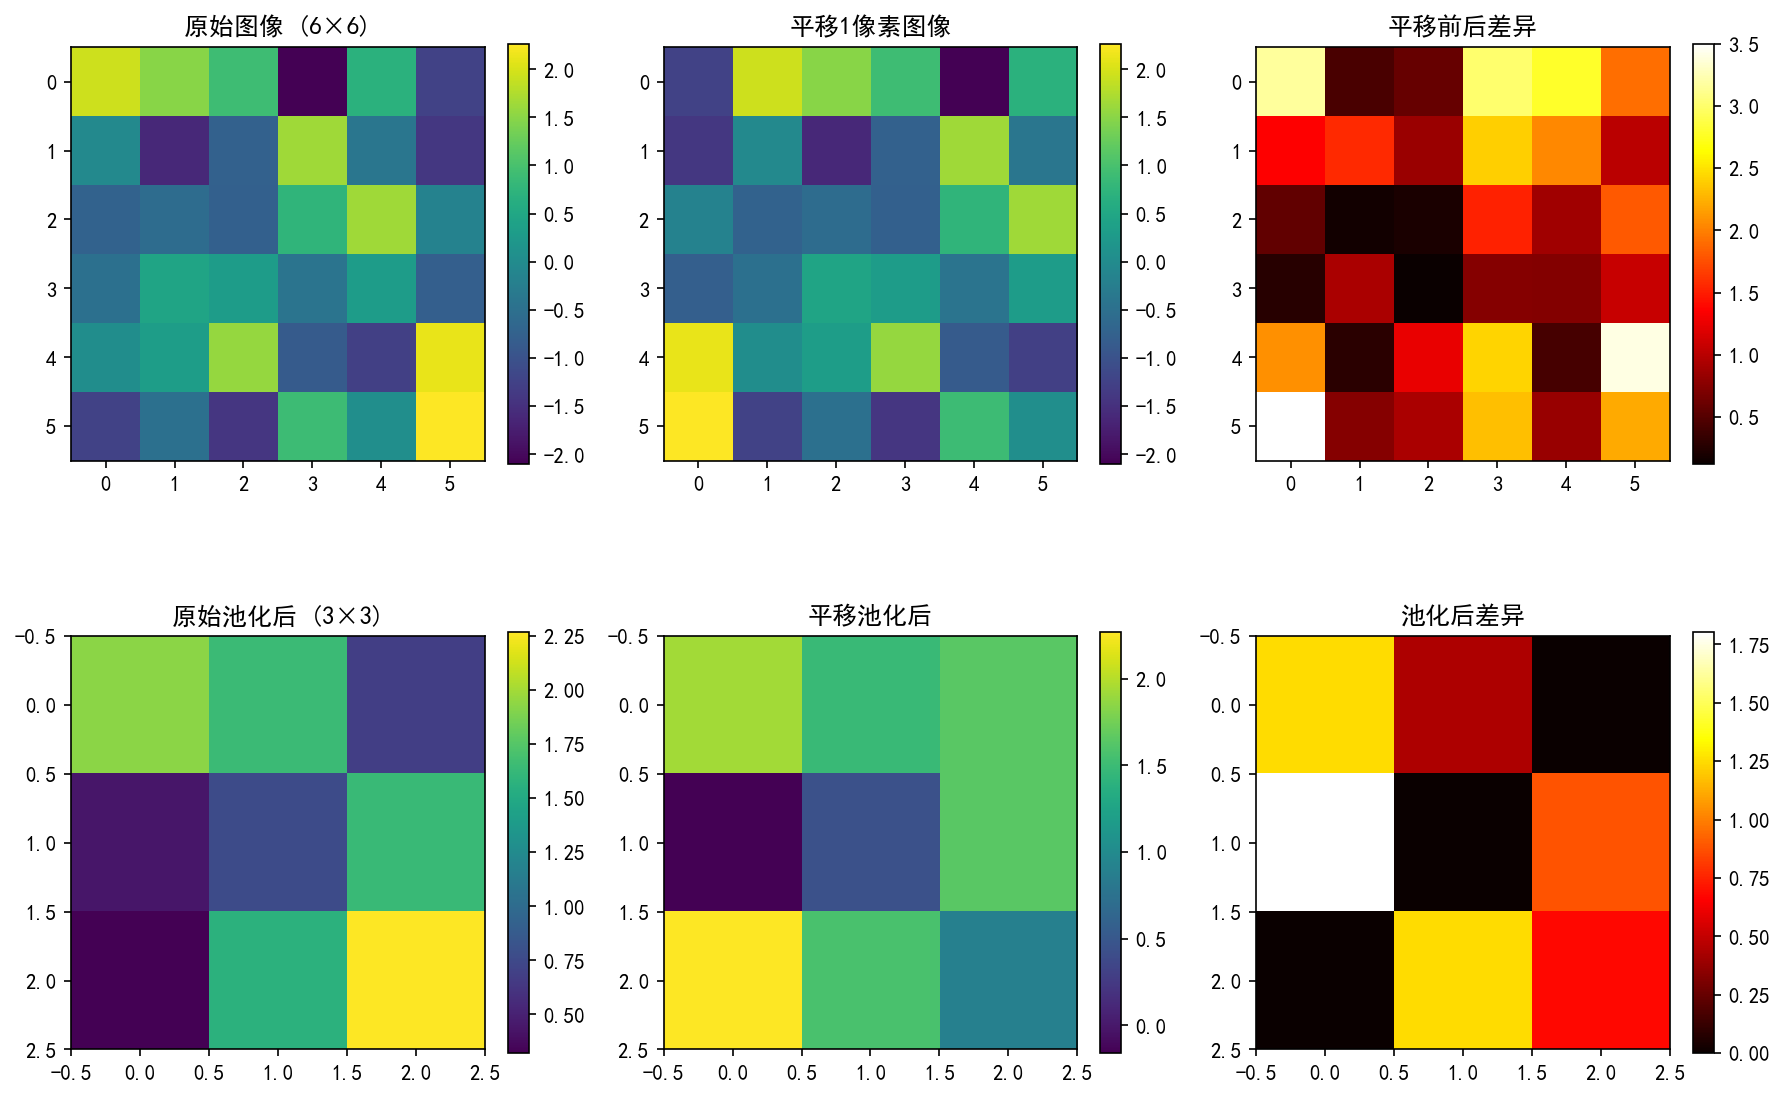

Here is the Python script that generated this plot:
# C:\Users\Administrator\Desktop\PythonProject\mini_demos\pooling_invariance.py
import torch
import torch.nn as nn
import matplotlib.pyplot as plt
import numpy as np
import os

# 设置中文字体
plt.rcParams['font.sans-serif'] = ['SimHei', 'Microsoft YaHei']
plt.rcParams['axes.unicode_minus'] = False


def pooling_invariance_demo():
    print("=== 池化不变性实验 ===")

    torch.manual_seed(42)

    # 创建测试图像
    original_img = torch.randn(1, 1, 6, 6)

    # 创建平移1像素的图像
    shifted_img = torch.roll(original_img, shifts=1, dims=3)  # 水平平移

    # 最大池化层
    maxpool = nn.MaxPool2d(kernel_size=2, stride=2)

    # 对两张图分别池化
    original_pooled = maxpool(original_img)
    shifted_pooled = maxpool(shifted_img)

    print(f"原始图像形状: {original_img.shape}")
    print(f"平移图像形状: {shifted_img.shape}")
    print(f"池化后原始: {original_pooled.shape}")
    print(f"池化后平移: {shifted_pooled.shape}")

    # 计算差异
    original_shifted = torch.roll(original_pooled, shifts=1, dims=3)
    diff = torch.abs(shifted_pooled - original_shifted)
    print(f"池化后差异最大值: {diff.max().item():.4f}")

    # 可视化
    fig, axes = plt.subplots(2, 3, figsize=(12, 8))

    # 原始图像
    im1 = axes[0, 0].imshow(original_img[0, 0].detach().numpy(), cmap='viridis')
    axes[0, 0].set_title('原始图像 (6×6)')
    plt.colorbar(im1, ax=axes[0, 0], fraction=0.046)

    # 平移图像
    im2 = axes[0, 1].imshow(shifted_img[0, 0].detach().numpy(), cmap='viridis')
    axes[0, 1].set_title('平移1像素图像')
    plt.colorbar(im2, ax=axes[0, 1], fraction=0.046)

    # 差异
    im3 = axes[0, 2].imshow(torch.abs(original_img - shifted_img)[0, 0].detach().numpy(), cmap='hot')
    axes[0, 2].set_title('平移前后差异')
    plt.colorbar(im3, ax=axes[0, 2], fraction=0.046)

    # 池化后原始
    im4 = axes[1, 0].imshow(original_pooled[0, 0].detach().numpy(), cmap='viridis')
    axes[1, 0].set_title('原始池化后 (3×3)')
    plt.colorbar(im4, ax=axes[1, 0], fraction=0.046)

    # 池化后平移
    im5 = axes[1, 1].imshow(shifted_pooled[0, 0].detach().numpy(), cmap='viridis')
    axes[1, 1].set_title('平移池化后')
    plt.colorbar(im5, ax=axes[1, 1], fraction=0.046)

    # 池化后差异
    im6 = axes[1, 2].imshow(diff[0, 0].detach().numpy(), cmap='hot')
    axes[1, 2].set_title('池化后差异')
    plt.colorbar(im6, ax=axes[1, 2], fraction=0.046)

    plt.tight_layout()
    output_path = os.path.join(os.path.dirname(__file__), 'pooling_invariance.png')
    plt.savefig(output_path, dpi=150, bbox_inches='tight')
    plt.close()

    print(f"实验完成! 图像已保存为 {output_path}")


if __name__ == "__main__":
    pooling_invariance_demo()